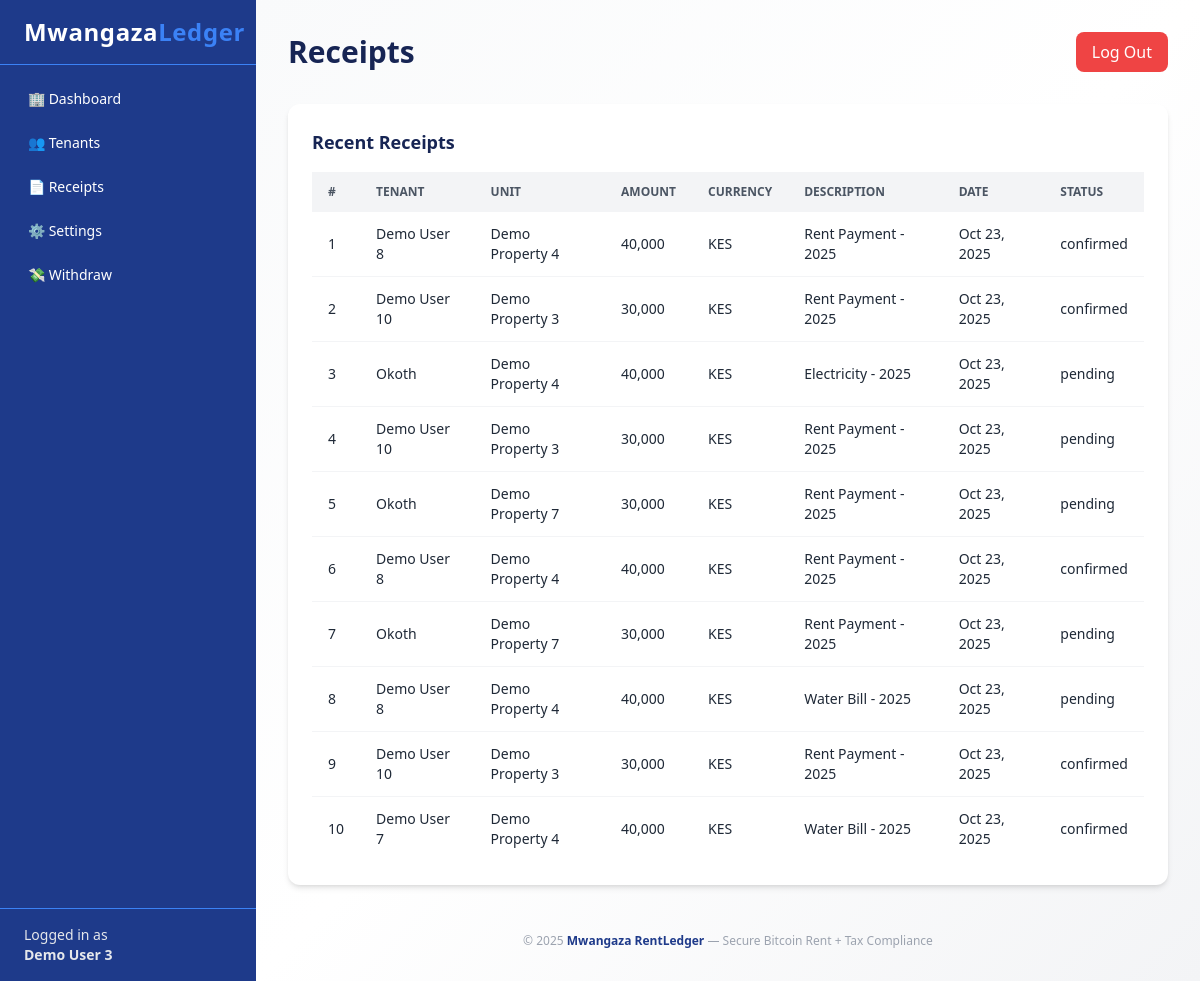
Screenshot of /landlord_receipts with the database file from the repository.
### tables this page shows
CREATE TABLE users (
            id INTEGER PRIMARY KEY AUTOINCREMENT,
            username TEXT UNIQUE NOT NULL,
            email TEXT UNIQUE NOT NULL,
            password_hash TEXT NOT NULL,
            role TEXT NOT NULL CHECK(role IN ('tenant', 'landlord')),
            full_name TEXT,
            phone TEXT,
            kra_pin TEXT,
            created_at TIMESTAMP DEFAULT CURRENT_TIMESTAMP,
            is_active BOOLEAN DEFAULT 1
        );

CREATE TABLE payments (
            id INTEGER PRIMARY KEY AUTOINCREMENT,
            tenant_id INTEGER NOT NULL,
            landlord_id INTEGER NOT NULL,
            tenacy_id INTEGER,
            amount REAL NOT NULL,
            currency TEXT DEFAULT 'KES',
            description TEXT,
            status TEXT DEFAULT 'confirmed' CHECK(status IN ('pending','confirmed','failed')),
            created_at TIMESTAMP DEFAULT CURRENT_TIMESTAMP, merchant_request_id TEXT,
            FOREIGN KEY (tenant_id) REFERENCES users(id),
            FOREIGN KEY (landlord_id) REFERENCES users(id)
        );

CREATE TABLE properties (
            id INTEGER PRIMARY KEY AUTOINCREMENT,
            landlord_id INTEGER NOT NULL,
            property_name TEXT NOT NULL,
            address TEXT,
            monthly_rent REAL NOT NULL,
            created_at TIMESTAMP DEFAULT CURRENT_TIMESTAMP,
            FOREIGN KEY (landlord_id) REFERENCES users(id)
        );

### app/routes/landlord.py (the view, shortened to what this page needs)
@bp.route('/landlord_receipts', endpoint='landlord_receipts')
@landlord_required
def landlord_receipts():
    landlord_id = session.get('user_id')
    payments = []
    try:
        payments = get_payments_by_landlord(landlord_id, limit=100)
    except Exception:
        conn = get_db()
        payments = conn.execute('SELECT * FROM payments WHERE landlord_id = ? ORDER BY created_at DESC', (landlord_id,)).fetchall()
        conn.close()
    payments = [dict(p) for p in payments]
    global_fallback = False
    return render_template('landlord_receipt.html', payments=payments, global_fallback=global_fallback)

### app/context.py (called while the page is built)
def register_context(app):
    @app.context_processor
    def inject_user():
        return dict(
            logged_in=('user_id' in session),
            username=session.get('username'),
            role=session.get('role')
        )

### app/filters.py (called while the page is built)
def format_currency(value):
    try:
        if value is None:
            return '—'
        v = float(value)
        if v.is_integer():
            return f"{int(v):,}"
        return f"{v:,.2f}"
    except Exception:
        return value or '—'

def format_date_short(value):
    if not value:
        return '—'
    try:
        if isinstance(value, (int, float)):
            dt = _dt.fromtimestamp(value)
        else:
            s = str(value)
            for fmt in ('%Y-%m-%d %H:%M:%S', '%Y-%m-%d', '%Y-%m-%d %H:%M:%S.%f'):
                try:
                    dt = _dt.strptime(s, fmt)
                    break
                except Exception:
                    dt = None
            if dt is None:
                return s
        return dt.strftime('%b %d, %Y')
    except Exception:
        return str(value)

### blueprints/auth.py (called while the page is built, shortened)
def _ensure_demo_session(role='tenant'):
    try:
        ensure_demo_data()
    except Exception:
        pass
    if 'user_id' in session:
        return
    try:
        conn = get_db()
        row = conn.execute('SELECT * FROM users WHERE role = ? ORDER BY id LIMIT 1', (role,)).fetchone()
        conn.close()
        if row:
            session['user_id'] = row['id']
            session['username'] = row['username']
            session['email'] = row['email']
            session['role'] = row['role']
            session['full_name'] = row['full_name']
    except Exception:
        return

def landlord_required(f):
    @wraps(f)
    def wrapper(*args, **kwargs):
        if AUTH_DISABLED:
            try:
                _ensure_demo_session(role='landlord')
            except Exception:
                pass
            return f(*args, **kwargs)
    return wrapper

### models.py (called while the page is built, shortened)
def get_db():
    conn = sqlite3.connect(DATABASE)
    conn.row_factory = sqlite3.Row
    return conn

def get_user_count():
    conn = get_db()
    row = conn.execute('SELECT COUNT(1) as c FROM users').fetchone()
    conn.close()
    return row['c'] if row else 0

def ensure_demo_data():
    if get_user_count() > 0:
        return

### templates/landlord_receipt.html (shortened to what this page needs)
{% extends 'landlord_base.html' %}
{% block page_title %}Receipts{% endblock %}
{% block content %}
<div class="bg-white p-6 rounded-xl shadow-md">
  <h2 class="text-lg font-semibold text-mwangaza-dark mb-4">Recent Receipts</h2>
  {% if payments and payments|length > 0 %}
    <div class="overflow-x-auto">
      <table class="min-w-full text-sm">
        <thead class="bg-gray-100 text-gray-600 uppercase text-xs font-semibold">
          <tr>
            <th class="py-3 px-4 text-left">#</th>
            <th class="py-3 px-4 text-left">Tenant</th>
            <th class="py-3 px-4 text-left">Unit</th>
            <th class="py-3 px-4 text-left">Amount</th>
            <th class="py-3 px-4 text-left">Currency</th>
            <th class="py-3 px-4 text-left">Description</th>
            <th class="py-3 px-4 text-left">Date</th>
            <th class="py-3 px-4 text-left">Status</th>
          </tr>
        </thead>
        <tbody class="divide-y divide-gray-100">
          {% for p in payments %}
            <tr>
              <td class="py-3 px-4">{{ loop.index }}</td>
              <td class="py-3 px-4 font-medium text-gray-800">{{ p['tenant_name'] if p['tenant_name'] is defined else p['tenant_id'] }}</td>
              <td class="py-3 px-4">{{ p['property_name'] if p['property_name'] is defined else '-' }}</td>
              <td class="py-3 px-4">{{ p['amount']|currency }}</td>
              <td class="py-3 px-4">{{ p.get('currency', 'KES') }}</td>
              <td class="py-3 px-4">{{ p['description'] or '-' }}</td>
              <td class="py-3 px-4">{{ p['created_at']|date_short }}</td>
              <td class="py-3 px-4">{{ p['status'] }}</td>
            </tr>
          {% endfor %}
        </tbody>
      </table>
    </div>
  {% else %}
    <p class="text-sm text-gray-600">No receipts found yet.</p>
  {% endif %}
</div>
{% endblock %}

### templates/landlord_base.html (shortened to what this page needs)
<!DOCTYPE html>
<html lang="en">
<head>
  <script src="https://cdn.tailwindcss.com"></script>
</head>
<body class="bg-gray-50 flex h-screen font-sans text-gray-800">
  <aside class="w-64 bg-mwangaza text-white flex flex-col shadow-lg">
    <div class="text-2xl font-bold px-6 py-4 border-b border-mwangaza-light tracking-wide">
      Mwangaza<span class="text-mwangaza-light">Ledger</span>
    </div>
    <nav class="flex-1 px-4 py-4 space-y-2 text-sm font-medium">
      <a href="{{ url_for('landlord') }}" class="block py-2 px-3 rounded-lg {% if request.endpoint == 'landlord' %}bg-mwangaza-dark{% else %}hover:bg-mwangaza-dark{% endif %}">
        🏢 Dashboard
      </a>
      <a href="{{ url_for('alltenants') }}" class="block py-2 px-3 rounded-lg {% if request.endpoint == 'alltenants' %}bg-mwangaza-dark{% else %}hover:bg-mwangaza-dark{% endif %}">
        👥 Tenants
      </a>
      <a href="{{ url_for('landlord_receipts') }}" class="block py-2 px-3 rounded-lg {% if request.endpoint == 'receipts' %}bg-mwangaza-dark{% else %}hover:bg-mwangaza-dark{% endif %}">
        📄 Receipts
      </a>
      <a href="{{ url_for('landlord.settings') }}" class="block py-2 px-3 rounded-lg {% if request.endpoint == 'settings' %}bg-mwangaza-dark{% else %}hover:bg-mwangaza-dark{% endif %}">
        ⚙️ Settings
      </a>
      <a href="{{ url_for('kra_tax.withdraw') }}" class="block py-2 px-3 rounded-lg {% if request.endpoint == 'kra_tax.withdraw' %}bg-mwangaza-dark{% else %}hover:bg-mwangaza-dark{% endif %}">
        💸 Withdraw
      </a>
    </nav>
    <div class="px-6 py-4 border-t border-mwangaza-light text-sm text-gray-200">
      Logged in as <br>
      <span class="font-semibold">{{ session.get('full_name', 'Landlord') }}</span>
    </div>
  </aside>
  <main class="flex-1 overflow-y-auto p-8 bg-gradient-to-br from-gray-50 via-white to-gray-100">
    <header class="flex items-center justify-between mb-8">
      <h1 class="text-3xl font-bold text-mwangaza-dark">{% block page_title %}Dashboard{% endblock %}</h1>
      <a href="{{ url_for('auth.logout') }}"
         class="px-4 py-2 bg-red-500 text-white rounded-lg hover:bg-red-600 transition">
        Log Out
      </a>
    </header>
    {% block content %}
    {% endblock %}
    <footer class="text-center text-gray-400 text-xs mt-12">
      © 2025 <span class="font-semibold text-mwangaza">Mwangaza RentLedger</span> — Secure Bitcoin Rent + Tax Compliance
    </footer>
  </main>
</body>
</html>

### rows the page displays
users: get "Demo User 3"
payments: full_name "Demo User 8", property_name "Demo Property 4", amount "40,000", get "KES", description "Rent Payment - 2025", created_at "Oct 23, 2025", status "confirmed"
payments: full_name "Demo User 10", property_name "Demo Property 3", amount "30,000", get "KES", description "Rent Payment - 2025", created_at "Oct 23, 2025", status "confirmed"
payments: full_name "Okoth", property_name "Demo Property 4", amount "40,000", get "KES", description "Electricity - 2025", created_at "Oct 23, 2025", status "pending"
payments: full_name "Demo User 10", property_name "Demo Property 3", amount "30,000", get "KES", description "Rent Payment - 2025", created_at "Oct 23, 2025", status "pending"
payments: full_name "Okoth", property_name "Demo Property 7", amount "30,000", get "KES", description "Rent Payment - 2025", created_at "Oct 23, 2025", status "pending"
payments: full_name "Demo User 8", property_name "Demo Property 4", amount "40,000", get "KES", description "Rent Payment - 2025", created_at "Oct 23, 2025", status "confirmed"
payments: full_name "Okoth", property_name "Demo Property 7", amount "30,000", get "KES", description "Rent Payment - 2025", created_at "Oct 23, 2025", status "pending"
payments: full_name "Demo User 8", property_name "Demo Property 4", amount "40,000", get "KES", description "Water Bill - 2025", created_at "Oct 23, 2025", status "pending"
payments: full_name "Demo User 10", property_name "Demo Property 3", amount "30,000", get "KES", description "Rent Payment - 2025", created_at "Oct 23, 2025", status "confirmed"
payments: full_name "Demo User 7", property_name "Demo Property 4", amount "40,000", get "KES", description "Water Bill - 2025", created_at "Oct 23, 2025", status "confirmed"
